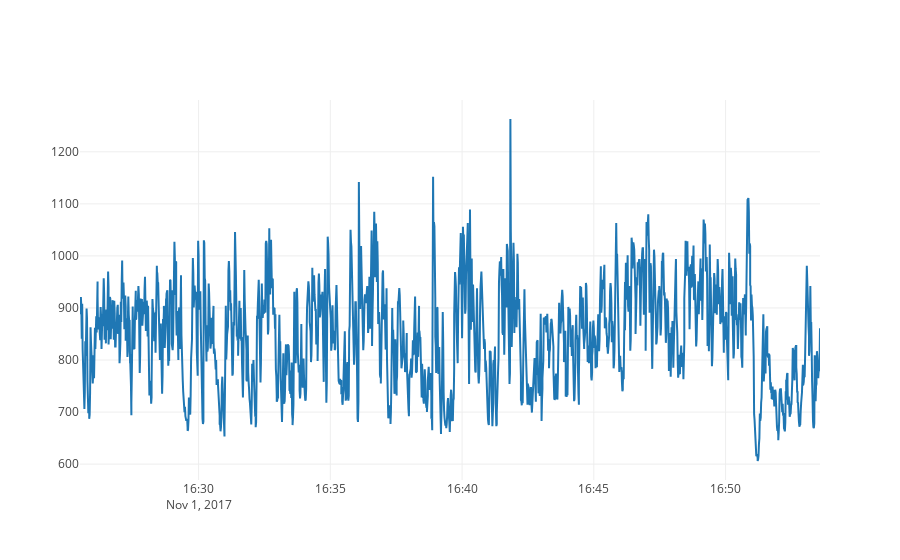
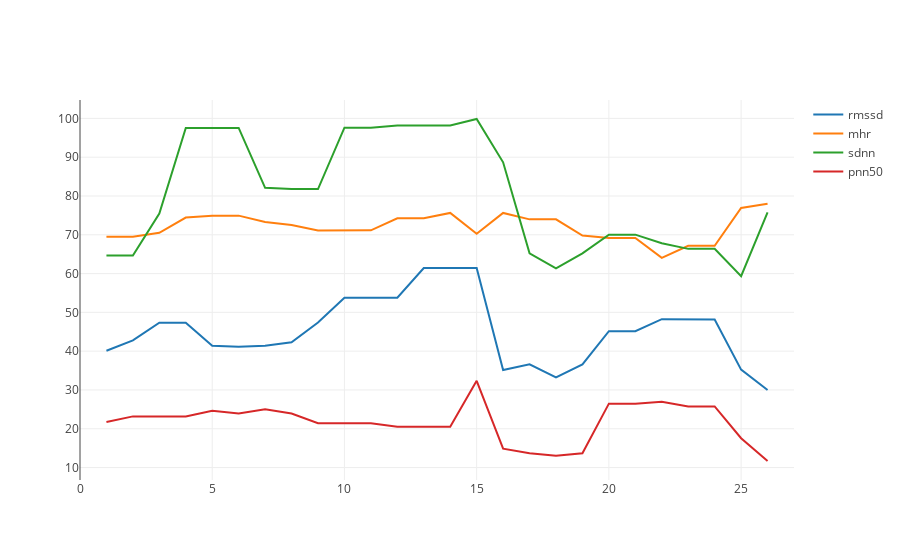
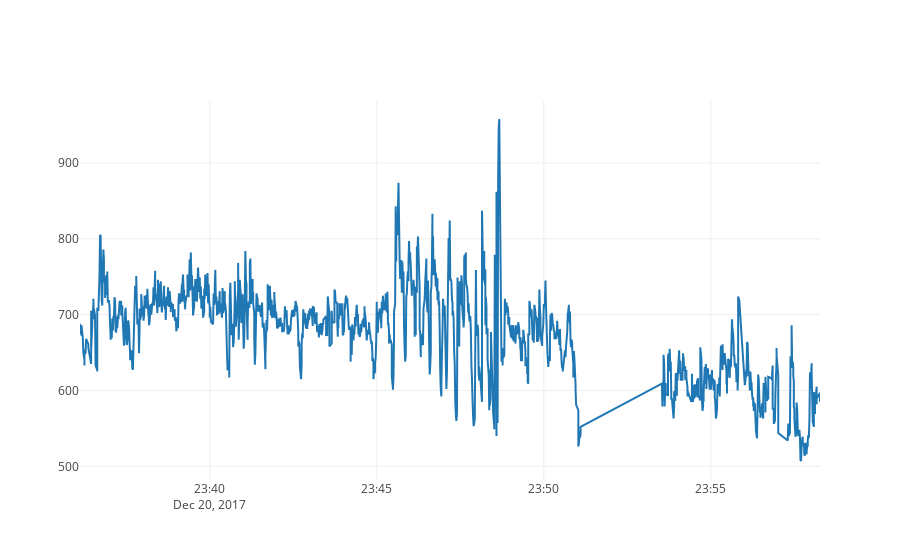
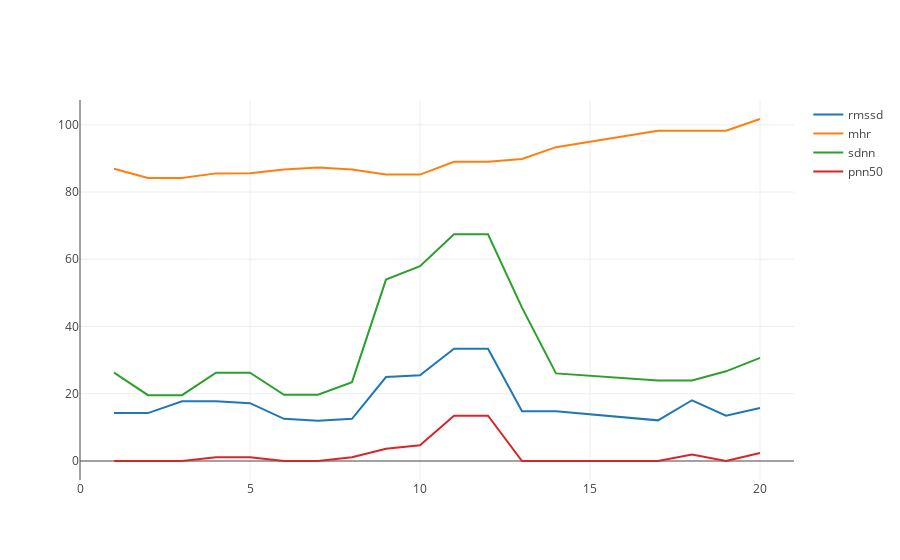

Source (notebook cell) for these figures, in order:
### Markdown cell above
## Plotting random examples of RR time series for each type of activity

### Code cell
for act in df['activity'].unique():
    v = df[df['activity'] == act].sample(1)
    for i in range(1):
        dv.full_plot_sess(v.iloc[0], fdf, RAW)

### Figure 1 — Plotly figure (JSON) as saved in the notebook; plotly's stock layout.template omitted (floating-point values rounded to 4 significant figures; data arrays with more than 128 entries replaced by an {"elided": "..."} marker saying what was removed)
{"data": [{"type": "scatter", "x": {"elided": "2062 str values"}, "y": {"elided": "2062 int values"}}], "layout": {}}

### Figure 2 — Plotly figure (JSON) as saved in the notebook; plotly's stock layout.template omitted (floating-point values rounded to 4 significant figures)
{"data": [{"name": "rmssd", "type": "scatter", "x": [0, 1, 2, 3, 4, 5, 6, 7, 8, 9, 10, 11, 12, 13, 14, 15, 16, 17, 18, 19, 20, 21, 22, 23, 24, 25, 26, 27], "y": [null, 40.11, 42.78, 47.34, 47.34, 41.4, 41.13, 41.4, 42.29, 47.36, 53.78, 53.78, 53.78, 61.45, 61.45, 61.45, 35.13, 36.6, 33.21, 36.6, 45.14, 45.14, 48.25, 48.15, 48.15, 35.23, 30.01, null]}, {"name": "mhr", "type": "scatter", "x": [0, 1, 2, 3, 4, 5, 6, 7, 8, 9, 10, 11, 12, 13, 14, 15, 16, 17, 18, 19, 20, 21, 22, 23, 24, 25, 26, 27], "y": [null, 69.48, 69.48, 70.5, 74.44, 74.93, 74.93, 73.3, 72.51, 71.08, 71.08, 71.15, 74.24, 74.24, 75.64, 70.27, 75.64, 73.98, 73.98, 69.79, 69.18, 69.18, 64.04, 67.16, 67.16, 76.9, 78.02, null]}, {"name": "sdnn", "type": "scatter", "x": [0, 1, 2, 3, 4, 5, 6, 7, 8, 9, 10, 11, 12, 13, 14, 15, 16, 17, 18, 19, 20, 21, 22, 23, 24, 25, 26, 27], "y": [null, 64.66, 64.66, 75.46, 97.54, 97.54, 97.54, 82.11, 81.77, 81.77, 97.6, 97.6, 98.2, 98.2, 98.2, 99.85, 88.68, 65.21, 61.35, 65.21, 70.03, 70.03, 67.82, 66.37, 66.37, 59.33, 75.79, null]}, {"name": "pnn50", "type": "scatter", "x": [0, 1, 2, 3, 4, 5, 6, 7, 8, 9, 10, 11, 12, 13, 14, 15, 16, 17, 18, 19, 20, 21, 22, 23, 24, 25, 26, 27], "y": [null, 21.74, 23.19, 23.19, 23.19, 24.66, 23.94, 25, 23.94, 21.43, 21.43, 21.43, 20.51, 20.51, 20.51, 32.35, 14.86, 13.7, 13.04, 13.7, 26.47, 26.47, 26.98, 25.76, 25.76, 17.57, 11.69, null]}], "layout": {}}

### Figure 3 — Plotly figure (JSON) as saved in the notebook; plotly's stock layout.template omitted (floating-point values rounded to 4 significant figures; data arrays with more than 128 entries replaced by an {"elided": "..."} marker saying what was removed)
{"data": [{"type": "scatter", "x": {"elided": "1768 str values"}, "y": {"elided": "1768 int values"}}], "layout": {}}

### Figure 4 — Plotly figure (JSON) as saved in the notebook; plotly's stock layout.template omitted (floating-point values rounded to 4 significant figures)
{"data": [{"name": "rmssd", "type": "scatter", "x": [0, 1, 2, 3, 4, 5, 6, 7, 8, 9, 10, 11, 12, 13, 14, 17, 18, 19, 20, 21], "y": [null, 14.25, 14.25, 17.74, 17.74, 17.2, 12.54, 11.98, 12.54, 24.99, 25.5, 33.38, 33.38, 14.82, 14.82, 12.09, 18.07, 13.5, 15.73, null]}, {"name": "mhr", "type": "scatter", "x": [0, 1, 2, 3, 4, 5, 6, 7, 8, 9, 10, 11, 12, 13, 14, 17, 18, 19, 20, 21], "y": [null, 86.95, 84.16, 84.16, 85.55, 85.61, 86.68, 87.31, 86.68, 85.18, 85.18, 89.02, 89.02, 89.86, 93.35, 98.24, 98.24, 98.24, 101.7, null]}, {"name": "sdnn", "type": "scatter", "x": [0, 1, 2, 3, 4, 5, 6, 7, 8, 9, 10, 11, 12, 13, 14, 17, 18, 19, 20, 21], "y": [null, 26.28, 19.59, 19.59, 26.25, 26.25, 19.69, 19.69, 23.45, 53.95, 57.97, 67.44, 67.44, 45.63, 26.06, 23.98, 23.98, 26.68, 30.67, null]}, {"name": "pnn50", "type": "scatter", "x": [0, 1, 2, 3, 4, 5, 6, 7, 8, 9, 10, 11, 12, 13, 14, 17, 18, 19, 20, 21], "y": [null, 0, 0, 0, 1.149, 1.149, 0, 0, 1.136, 3.659, 4.706, 13.48, 13.48, 0, 0, 0, 1.961, 0, 2.381, null]}], "layout": {}}
